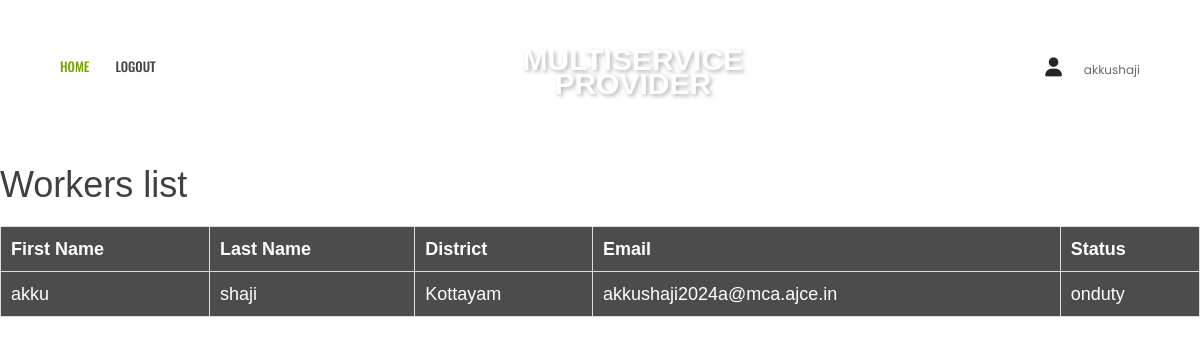
Before: /provider/21/workers/ (signed in) with the older database file.
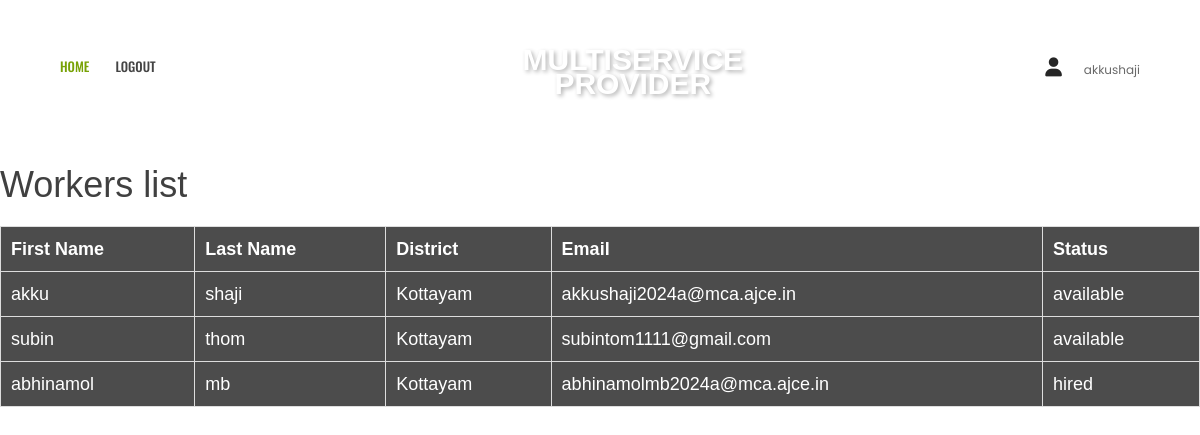
After: the same page with the newer database file.
### app1/models.py (models this page shows)
class Worker(models.Model):
    user = models.OneToOneField(MyUser, on_delete=models.CASCADE, primary_key=True)
    provider = models.ForeignKey(ServiceProvider, on_delete=models.CASCADE)
    branchid = models.ManyToManyField(Branch)
    service_types = models.ManyToManyField(ServiceTypes)
    first_name = models.TextField(max_length=100)
    last_name = models.TextField(max_length=100)
    email = models.EmailField(unique=True)
    dob = models.DateField(null=True, blank=True)
    phone = models.CharField(max_length=12, unique=True)
    pincode = models.IntegerField()
    district = models.TextField(max_length=100)
    state = models.TextField(max_length=100)
    role = models.CharField(max_length=15)
    status = models.CharField(max_length=15)

### app1/views.py (the view)
# urls.py: path('provider/<int:userid>/workers/', views.worker_list, name='worker_list'),
@login_required
def worker_list(request, userid):
    try:
        managerid=BranchManager.objects.get(user=userid)
        manager = BranchManagerAssignment.objects.get(manager=managerid)
        branch_id = manager.branch
        workers = Worker.objects.filter(branchid=branch_id)
        return render(request, 'worker_list.html', {'workers': workers})
    except BranchManagerAssignment.DoesNotExist:
        messages.error(request, "You are not assigned as a branch manager.")
        return redirect('home')

### app1/templates/worker_list.html (shortened to what this page needs)
{% load static %}
<!doctype html>
<html class="no-js" lang="en">
<head>
        <link rel="stylesheet" href="{% static 'userassets/css/bootstrap.min.css' %}">
        <link rel="stylesheet" href="{% static 'userassets/css/font-awesome.min.css' %}">
        <link rel="stylesheet" href="{% static 'userassets/css/ie7.css' %}">
        <link rel="stylesheet" href="{% static 'userassets/css/plugins.css' %}">
        <link rel="stylesheet" href="{% static 'userassets/css/style.css' %}">
    </head>
    <link rel="stylesheet" href="https://cdnjs.cloudflare.com/ajax/libs/font-awesome/6.0.0/css/all.min.css" />
    <body>
        <header class="header-area header-sticky">
            <div class="header-container">
                <div class="row">
                    <div class="col-lg-5 display-none-md display-none-xs">
                        <div class="ht-main-menu">
                            <nav>
                                <ul>
                                    <li class="active"><a href="{% url 'managerpage' %}">HOME </a>
                                    </li>
                                    <li><a href="{% url 'user_logout' %}">Logout</a></li>
                                </ul>
                            </nav>
                        </div>
                    </div>
                    <div class="col-lg-2 col-sm-4">
                        <div class="logo text-center">
                            <a href="" class="logo-text">MULTISERVICE <span class="provider-text" style="padding-top: 30px;">PROVIDER</span></a>
                        </div>
                    </div>
                    <div class="col-lg-5 col-sm-8">
                        <div class="header-content d-flex justify-content-end">
                            <div class="cart-wrapper">
                                <a href="#"><i class="fas fa-user"></i></a>
                                <span>{{request.user}}</span>
                            </div>
                        </div>
                    </div>
                </div>
            </div>
        </header>
                            <br> <br> <br> <br> <br> <br>
                            <div class="booking-box">
                                <h1>Workers list</h1>
                                <table class="workers-table">
                                    <thead>
                                        <tr>
                                            <th>First Name</th>
                                            <th>Last Name</th>
                                            <th>District</th>
                                            <th>Email</th>
                                            <th>Status</th>
                                        </tr>
                                    </thead>
                                    <tbody>
                                        {% for worker in workers %}
                                        <tr class="worker-item">
                                          <td>{{ worker.first_name }}</td>
                                          <td>{{ worker.last_name }}</td>
                                          <td>{{ worker.district }}</td>
                                          <td>{{ worker.email }}</td>
                                          <td>{{ worker.status }}</td>
                                      </tr>
                                        {% empty %}
                                            <tr>
                                                <td colspan="5" class="no-workers">No workers in the branch</td>
                                            </tr>
                                        {% endfor %}
                                    </tbody>
                                </table>
                            </div>
    </body>
</html>

Changed rows visible on the page:
changed Worker "akku": status "onduty" → "available"
added Worker: first_name "subin", last_name "thom", district "Kottayam", email "subintom1111@gmail.com", status "available"
added Worker: first_name "abhinamol", last_name "mb", district "Kottayam", email "abhinamolmb2024a@mca.ajce.in", status "hired"
